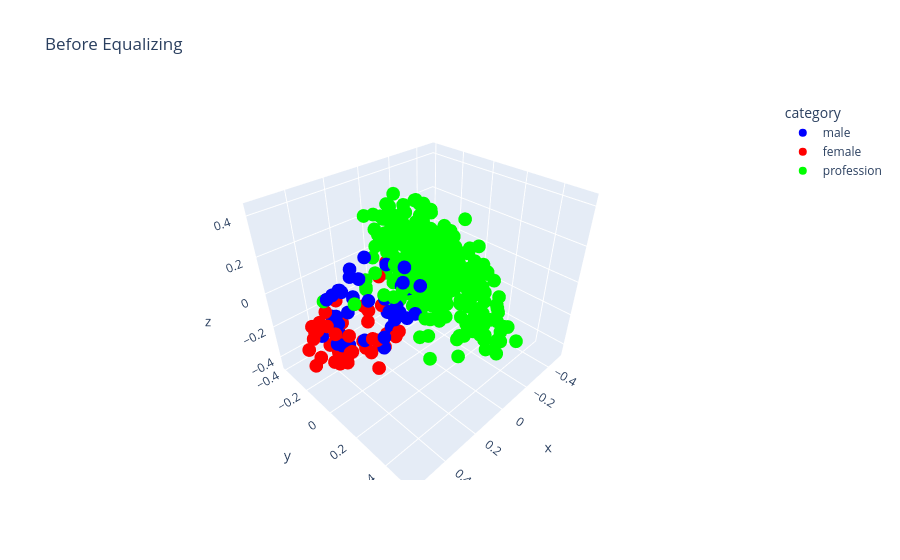
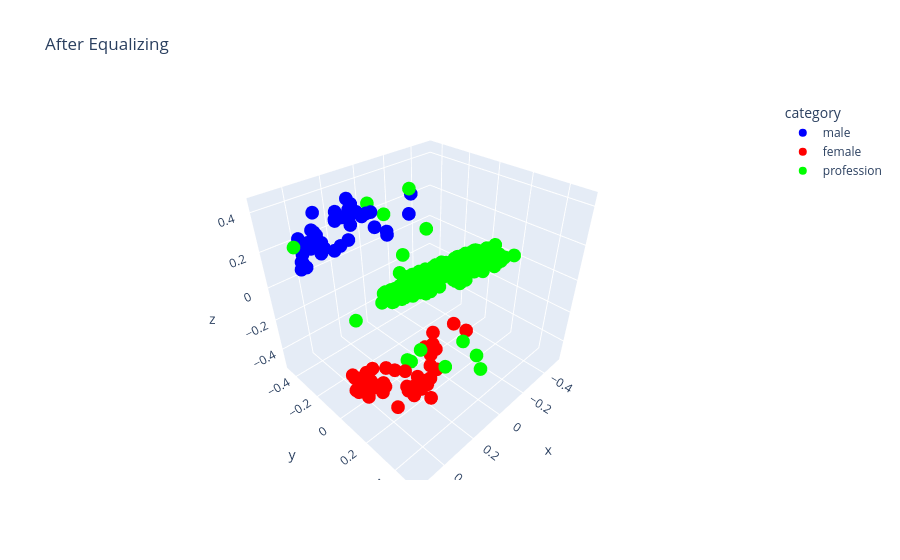

The cell these charts' notebook holds for them, in order:
### Code cell
from scipy.spatial.distance import euclidean

plot_words = []
cdm = {}
categories = []
for t in candidates:
    if t[0] in E.index and t[1] in E.index:
        cdm[t[0]] = 'rgb(255,0,0)'
        cdm[t[1]] = 'rgb(0,0,255)'
        plot_words.append(t[0])
        plot_words.append(t[1])
        categories.append('male')
        categories.append('female')

professions = json.load(open('./data/professions.json', 'r'))
for p in professions:
    if p[0] in E.index:
        cdm[p[0]] = 'rgb(0,255,0)'
        plot_words.append(p[0])
        categories.append('profession')

word_matrix = np.array([E.v(word) for word in plot_words])
pca = PCA(n_components=3)
pca_result_before = pca.fit_transform(word_matrix)
data_before = {
    'x': pca_result_before[:, 0],
    'y': pca_result_before[:, 1],
    'z': pca_result_before[:, 2],
    'word': plot_words,
    'category': categories
}
colors = [cdm[k] for k in data_before['word']]
fig = px.scatter_3d(data_before, x='x', y='y', z='z', text='word', title='Before Equalizing', color='category', color_discrete_map={'male': 'rgb(0,0,255)', 'female': 'rgb(255,0,0)', 'profession': 'rgb(0,255,0)'})

fig.update_traces(marker=dict(size=8), mode='markers')

fig.show()

debias(E, gender_specific_words, defs, equalize_pairs)

word_matrix = np.array([E.v(word) for word in plot_words])
pca_result_after = pca.fit_transform(word_matrix)
data_after = {
    'x': pca_result_after[:, 0],
    'y': pca_result_after[:, 1],
    'z': pca_result_after[:, 2],
    'word': plot_words,
    'category': categories
}

fig = px.scatter_3d(data_after, x='x', y='y', z='z', text='word', title='After Equalizing', color='category', color_discrete_map={'male': 'rgb(0,0,255)', 'female': 'rgb(255,0,0)', 'profession': 'rgb(0,255,0)'})

fig.update_traces(marker=dict(size=8), mode='markers')

fig.show()

distances = [euclidean(pca_result_before[i], pca_result_after[i]) for i in range(len(plot_words))]
average_distance = np.mean(distances)
max_distance = np.max(distances)
min_distance = np.min(distances)

print(f"Average Euclidean distance between positions after debiasing: {average_distance}")
print(f"Maximum Euclidean distance between positions after debiasing: {max_distance}")
print(f"Minimum Euclidean distance between positions after debiasing: {min_distance}")

### Figure 1 — Plotly figure (JSON) as saved in the notebook; plotly's stock layout.template omitted (floating-point values rounded to 4 significant figures; data arrays with more than 128 entries replaced by an {"elided": "..."} marker saying what was removed)
{"data": [{"hovertemplate": "category=male<br>x=%{x}<br>y=%{y}<br>z=%{z}<br>word=%{text}<extra></extra>", "legendgroup": "male", "marker": {"color": "rgb(0,0,255)", "size": 8, "symbol": "circle"}, "mode": "markers", "name": "male", "scene": "scene", "showlegend": true, "text": ["uncle", "ex_girlfriend", "schoolboy", "father", "brother", "councilman", "brothers", "boys", "prostate_cancer", "grandpa", "boy", "fathers", "nephew", "chairman", "fatherhood", "man", "son", "grandsons", "dads", "dudes", "spokesman", "gentlemen", "kings", "male", "fraternity", "gelding", "colt", "grandson", "males", "men", "his", "king", "sons", "grandfather", "wives", "dad", "monastery", "gentleman", "businessman", "prince", "twin_brother", "congressman", "testosterone", "he", "himself"], "type": "scatter3d", "x": [0.3551, 0.3407, 0.2313, 0.419, 0.4073, -0.1434, 0.3926, 0.4841, 0.09832, 0.4006, 0.5195, 0.4092, 0.3427, -0.3769, 0.2634, 0.3644, 0.4425, 0.3912, 0.4209, 0.3074, -0.3244, 0.1834, 0.1801, 0.3271, 0.16, 0.1438, 0.1534, 0.3631, 0.3394, 0.3932, 0.1817, 0.1849, 0.4143, 0.3417, 0.38, 0.5027, 0.07018, 0.1828, -0.1073, 0.2687, 0.304, -0.02142, 0.1303, 0.1842, 0.1627], "y": [-0.06063, -0.08081, 0.14, -0.05963, -0.08863, -0.2442, -0.05674, -0.1544, -0.04079, -0.07575, -0.004927, -0.1126, -0.08649, -0.2548, 0.02466, 0.06355, -0.08639, -0.164, -0.1358, 0.08657, -0.2703, -0.04693, 0.01545, -0.04104, -0.0625, 0.1203, 0.07425, -0.04795, -0.1604, -0.1502, 0.07432, 0.03932, -0.1591, -0.02104, -0.1784, -0.06144, -0.00288, 0.09863, 0.1805, 0.08333, -0.01596, -0.1132, -0.07303, -0.02192, 0.1743], "z": [0.1921, 0.02718, 0.1602, 0.1135, 0.09273, 0.2268, -0.01945, -0.1621, -0.1725, 0.08722, 0.1457, -0.2423, 0.1346, -0.03904, -0.2621, 0.3087, 0.08643, -0.1034, -0.2398, -0.131, -0.06653, -0.04593, -0.1398, -0.216, -0.1482, -0.06673, -0.113, 0.04763, -0.3147, -0.1408, 0.08836, -0.0436, -0.08746, 0.1544, -0.2064, 0.0979, -0.02061, 0.1962, 0.3508, -0.00613, 0.02113, 0.1707, -0.2687, 0.1579, 0.1271]}, {"hovertemplate": "category=female<br>x=%{x}<br>y=%{y}<br>z=%{z}<br>word=%{text}<extra></extra>", "legendgroup": "female", "marker": {"color": "rgb(255,0,0)", "size": 8, "symbol": "circle"}, "mode": "markers", "name": "female", "scene": "scene", "showlegend": true, "text": ["aunt", "ex_boyfriend", "schoolgirl", "mother", "sister", "councilwoman", "sisters", "girls", "ovarian_cancer", "grandma", "girl", "mothers", "niece", "chairwoman", "motherhood", "woman", "daughter", "granddaughters", "moms", "gals", "spokeswoman", "ladies", "queens", "female", "sorority", "mare", "filly", "granddaughter", "females", "women", "her", "queen", "daughters", "grandmother", "husbands", "mom", "convent", "lady", "businesswoman", "princess", "twin_sister", "congresswoman", "estrogen", "she", "herself"], "type": "scatter3d", "x": [0.4506, 0.3133, 0.3566, 0.5243, 0.4851, -0.04458, 0.5358, 0.4829, 0.1343, 0.487, 0.5603, 0.426, 0.4937, -0.2634, 0.2542, 0.4284, 0.5326, 0.4351, 0.3835, 0.3908, -0.1829, 0.4193, 0.2773, 0.3001, 0.2462, 0.2177, 0.1786, 0.4427, 0.3485, 0.3598, 0.3822, 0.259, 0.5304, 0.5198, 0.3959, 0.4993, 0.1962, 0.3054, 0.04498, 0.3463, 0.4623, 0.09828, 0.1423, 0.3562, 0.3009], "y": [-0.1515, -0.04164, 0.03894, -0.161, -0.2164, -0.3008, -0.1672, -0.2036, -0.1089, -0.09231, -0.06128, -0.1779, -0.1632, -0.3692, -0.0419, -0.08533, -0.1505, -0.181, -0.198, -0.06208, -0.332, -0.03607, -0.06399, -0.07626, -0.1717, 0.06114, 0.0407, -0.1051, -0.1827, -0.1825, -0.08597, -0.003862, -0.2193, -0.09375, -0.1557, -0.1643, -0.05827, -0.01976, 0.08349, 0.04969, -0.06933, -0.1898, -0.122, -0.1738, 0.02047], "z": [-0.03731, -0.01705, -0.03759, -0.08586, -0.1766, -0.05311, -0.3279, -0.334, -0.3341, -0.06544, -0.03122, -0.3856, -0.09491, -0.3545, -0.4535, 0.05138, -0.1482, -0.2664, -0.359, -0.263, -0.3027, -0.2351, -0.343, -0.3053, -0.3543, -0.1958, -0.2001, -0.1465, -0.4464, -0.4099, -0.182, -0.2602, -0.2624, -0.02581, -0.2589, -0.1294, -0.08435, -0.03638, 0.02342, -0.1386, -0.2973, -0.02572, -0.428, -0.1672, -0.1935]}, {"hovertemplate": "category=profession<br>x=%{x}<br>y=%{y}<br>z=%{z}<br>word=%{text}<extra></extra>", "legendgroup": "profession", "marker": {"color": "rgb(0,255,0)", "size": 8, "symbol": "circle"}, "mode": "markers", "name": "profession", "scene": "scene", "showlegend": true, "text": {"elided": "320 str values"}, "type": "scatter3d", "x": {"elided": "320 float values"}, "y": {"elided": "320 float values"}, "z": {"elided": "320 float values"}}], "layout": {"legend": {"title": {"text": "category"}, "tracegroupgap": 0}, "scene": {"domain": {"x": [0, 1], "y": [0, 1]}, "xaxis": {"title": {"text": "x"}}, "yaxis": {"title": {"text": "y"}}, "zaxis": {"title": {"text": "z"}}}, "title": {"text": "Before Equalizing"}}}

### Figure 2 — Plotly figure (JSON) as saved in the notebook; plotly's stock layout.template omitted (floating-point values rounded to 4 significant figures; data arrays with more than 128 entries replaced by an {"elided": "..."} marker saying what was removed)
{"data": [{"hovertemplate": "category=male<br>x=%{x}<br>y=%{y}<br>z=%{z}<br>word=%{text}<extra></extra>", "legendgroup": "male", "marker": {"color": "rgb(0,0,255)", "size": 8, "symbol": "circle"}, "mode": "markers", "name": "male", "scene": "scene", "showlegend": true, "text": ["uncle", "ex_girlfriend", "schoolboy", "father", "brother", "councilman", "brothers", "boys", "prostate_cancer", "grandpa", "boy", "fathers", "nephew", "chairman", "fatherhood", "man", "son", "grandsons", "dads", "dudes", "spokesman", "gentlemen", "kings", "male", "fraternity", "gelding", "colt", "grandson", "males", "men", "his", "king", "sons", "grandfather", "wives", "dad", "monastery", "gentleman", "businessman", "prince", "twin_brother", "congressman", "testosterone", "he", "himself"], "type": "scatter3d", "x": [0.4002, 0.3023, 0.2867, 0.4577, 0.4349, -0.1244, 0.4494, 0.4493, 0.09572, 0.4315, 0.5246, 0.3753, 0.4125, -0.362, 0.2187, 0.391, 0.4715, 0.3894, 0.3576, 0.3234, -0.29, 0.2731, 0.2122, 0.2717, 0.1752, 0.1552, 0.1396, 0.3909, 0.3006, 0.3398, 0.2654, 0.2043, 0.4505, 0.4281, 0.3484, 0.4825, 0.1058, 0.228, -0.04086, 0.2844, 0.3669, 0.01823, 0.1022, 0.2502, 0.2276], "y": [-0.3177, -0.2292, -0.1575, -0.3048, -0.3665, -0.4278, -0.3371, -0.3029, -0.2338, -0.2958, -0.2097, -0.3416, -0.3318, -0.463, -0.2387, -0.224, -0.2858, -0.3443, -0.3507, -0.219, -0.4051, -0.288, -0.2691, -0.2063, -0.3309, -0.07255, -0.09032, -0.2553, -0.2874, -0.3278, -0.251, -0.2223, -0.3399, -0.2915, -0.3496, -0.3277, -0.2431, -0.2552, -0.1319, -0.17, -0.322, -0.3809, -0.2837, -0.3338, -0.1501], "z": [0.2252, 0.2337, 0.3603, 0.2209, 0.2332, 0.1776, 0.2848, 0.1499, 0.2514, 0.2532, 0.2147, 0.2991, 0.2222, 0.2129, 0.4106, 0.2589, 0.1861, 0.2068, 0.2773, 0.3707, 0.1312, 0.3745, 0.3708, 0.2612, 0.3184, 0.3109, 0.2817, 0.219, 0.1831, 0.2254, 0.3567, 0.3733, 0.1634, 0.2751, 0.2593, 0.2585, 0.3312, 0.4339, 0.4375, 0.3815, 0.3899, 0.3027, 0.3096, 0.3119, 0.3833]}, {"hovertemplate": "category=female<br>x=%{x}<br>y=%{y}<br>z=%{z}<br>word=%{text}<extra></extra>", "legendgroup": "female", "marker": {"color": "rgb(255,0,0)", "size": 8, "symbol": "circle"}, "mode": "markers", "name": "female", "scene": "scene", "showlegend": true, "text": ["aunt", "ex_boyfriend", "schoolgirl", "mother", "sister", "councilwoman", "sisters", "girls", "ovarian_cancer", "grandma", "girl", "mothers", "niece", "chairwoman", "motherhood", "woman", "daughter", "granddaughters", "moms", "gals", "spokeswoman", "ladies", "queens", "female", "sorority", "mare", "filly", "granddaughter", "females", "women", "her", "queen", "daughters", "grandmother", "husbands", "mom", "convent", "lady", "businesswoman", "princess", "twin_sister", "congresswoman", "estrogen", "she", "herself"], "type": "scatter3d", "x": [0.4145, 0.3157, 0.3034, 0.4715, 0.4507, -0.1095, 0.466, 0.4612, 0.1091, 0.4457, 0.5368, 0.3927, 0.4269, -0.3439, 0.2376, 0.4054, 0.4835, 0.4029, 0.3741, 0.3408, -0.2756, 0.2927, 0.231, 0.2857, 0.1934, 0.1674, 0.1511, 0.4031, 0.3136, 0.3552, 0.2832, 0.2222, 0.4628, 0.4433, 0.3651, 0.4976, 0.1232, 0.2489, -0.02287, 0.3017, 0.3873, 0.036, 0.1193, 0.2686, 0.2442], "y": [0.06293, 0.126, 0.2873, 0.06354, 0.0536, -0.03168, 0.1068, 0.01442, 0.1238, 0.08302, 0.1163, 0.1215, 0.05311, 0.01966, 0.2673, 0.16, 0.03488, 0.01513, 0.08846, 0.2466, -0.02249, 0.2338, 0.2306, 0.1664, 0.1554, 0.2527, 0.217, 0.06873, 0.05734, 0.08212, 0.2254, 0.2533, -0.01314, 0.1136, 0.09568, 0.07658, 0.2197, 0.3038, 0.3477, 0.2919, 0.2211, 0.09281, 0.1719, 0.1567, 0.2938], "z": [-0.3436, -0.2969, -0.3043, -0.3295, -0.3946, -0.4144, -0.3786, -0.3243, -0.2831, -0.3128, -0.2724, -0.3928, -0.353, -0.5083, -0.3456, -0.3149, -0.293, -0.3303, -0.379, -0.325, -0.4406, -0.4052, -0.376, -0.2957, -0.4082, -0.1751, -0.1775, -0.2651, -0.3319, -0.3872, -0.3551, -0.3375, -0.3248, -0.3302, -0.406, -0.3456, -0.3604, -0.4014, -0.279, -0.3088, -0.4216, -0.4052, -0.3711, -0.421, -0.2801]}, {"hovertemplate": "category=profession<br>x=%{x}<br>y=%{y}<br>z=%{z}<br>word=%{text}<extra></extra>", "legendgroup": "profession", "marker": {"color": "rgb(0,255,0)", "size": 8, "symbol": "circle"}, "mode": "markers", "name": "profession", "scene": "scene", "showlegend": true, "text": {"elided": "320 str values"}, "type": "scatter3d", "x": {"elided": "320 float values"}, "y": {"elided": "320 float values"}, "z": {"elided": "320 float values"}}], "layout": {"legend": {"title": {"text": "category"}, "tracegroupgap": 0}, "scene": {"domain": {"x": [0, 1], "y": [0, 1]}, "xaxis": {"title": {"text": "x"}}, "yaxis": {"title": {"text": "y"}}, "zaxis": {"title": {"text": "z"}}}, "title": {"text": "After Equalizing"}}}
